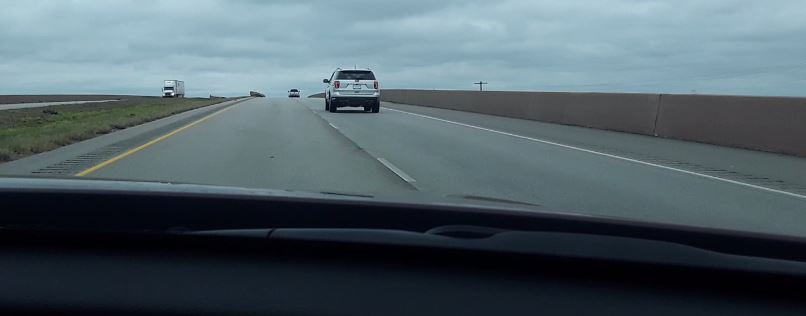
#> input picture src/test_images/mydallas1.JPG, 806 x 316 px, found by its file name; its folder holds 4 pictures in this run
$ jupyter execute --allow-errors 'Lane Finding .ipynb'
#> lines starting #> are read from the running program, lines starting #| are printed output that depends on the picture; after the words box and inside, x2 and y2 are one past the last pixel; in counts of white or black regions, pixels touching at a corner belong together
[cell 1]
# Import relevant libraries

import matplotlib.pyplot as plt
import matplotlib.image as mpimg
import numpy as np
import cv2
import os

from moviepy.editor import VideoFileClip
# Read in a single image frame

[cell 2]
def preprocessImage(img_frame):
    """ returns a gray scale image filtered with a gaussian"""
    # :: first, convert the image to gray scale
    imggray = cv2.cvtColor(img_frame, cv2.COLOR_BGR2GRAY)
    img_shape = imggray.shape
    # :: apply a gaussian smoothener to remove noise
    imggray_blur = cv2.GaussianBlur(imggray,(kernel_size,kernel_size),0)

    return imggray_blur

def createROIMask(mask_shape,mask_threshold_color = 255):
    """ returns a mask image where only the pixels within the region
        of interest is sest to mask_threshold_color"""
    # specify the ROI polygon and set all pixels in that region to 255.
    p1 = (902,537)
    p2 = (533, 326)
    p3 = (434, 326)
    p4 = (131,537)

    mask = np.zeros(mask_shape).astype(np.int32)
    vertices = np.array([[p1,p2,p3,p4]])
    cv2.fillPoly(mask, vertices, mask_threshold_color)

    # display the ROI polygon on the original image
    roi_on_original_image = np.copy(img_frame2)
    cv2.polylines(roi_on_original_image,vertices,True,(255,0,0),2)

    return mask

def detectLaneLines(imggray_blur):
    """ returns a list of lines that lie on car lanes """
    # :: apply canny edge detection to detect edges
    img_shape = imggray_blur.shape
    edges = cv2.Canny(imggray_blur,low_threshold,high_threshold)
    # :: create mask to filter out unwanted edges
    mask = createROIMask(img_shape,255)
    print(" edges size = ",edges.shape)
    print("mask size = ",mask.shape)
    print("max edges", edges.max())
    print(edges.min())
    print(mask.max())
    print(mask.min())
    masked_edges = np.bitwise_and(edges,mask)

    # perform hough transform to detect lines, and draw the lines
    lines = cv2.HoughLinesP(masked_edges, rho, theta, vote_threshold,
                            min_line_length, max_line_gap)

    lane_lines = [l[0] for l in lines]
    #:: create a 3-channel form of edges
    color_edges = np.dstack((edges,edges,edges))
    # create a color binary image to combine with line_image
    if DEBUG_ON:
        line_image = annotateImage(np.zeros_like(color_edges), lane_lines,(255,0,0))
        line_edges = cv2.addWeighted(color_edges,0.8,line_image,1,0)
        plt.figure()
        plt.imshow(line_edges)


    return lane_lines, color_edges

# [83 lines left out: functions splitLaneLinesIntoRightAndLeft, interpolateLaneLines, extendLaneLines, reformatAsCoordinates, reformatAsLineSegments, annotateImage, not called in this run]


def markLanes(image, lane_color):
    """ returns an image where the lanes are marked with lane_color """
    #:: preprocess image into a sutable form
    imggray_blur = preprocessImage(image)
    img_shape = imggray_blur.shape
    #:: detect lane lines
    lane_lines,color_edges = detectLaneLines(imggray_blur)
    #:: interpolate lines for better joining
    new_lane_lines = interpolateLaneLines(lane_lines,img_shape[1]*0.5,
                                                      img_shape[0]*0.9)

    if DEBUG_ON:
        interp_line_edges = annotateImage(color_edges,
                                          new_lane_lines,(255,0,0))
        plt.figure()
        plt.imshow(interp_line_edges)
        plt.title('Interpolated edges ')
    #:: superimpose the detected lane lines on the image
    annotated_image = annotateImage(image,new_lane_lines,lane_color)
    #:: return the annotated image
    return annotated_image


# ==> specify parameters here
#::kernel size for gaussian blur
kernel_size = 5
#:: canny edge detector parameters
low_threshold = 30
high_threshold = 100
#:: hough line transform parameters
rho = 1               #
theta = np.pi / 180
vote_threshold = 1
min_line_length = 6
max_line_gap = 5
#::
mask_threshold_color = 255
#::
DEBUG_ON = 1

#=>

# Read in a single image frame and convert to gray scale
test_img_dir = '.\\test_images\\'
all_img  = [os.path.join(test_img_dir,filename)
              for filename in os.listdir(test_img_dir) ]

img_frame2 = mpimg.imread(all_img[3])
#> img_frame2 is the input picture: shape (316, 806, 3); mean R, G, B 80.4, 96.3, 103.9

#> (the rest of this cell did not finish here and is left out)

#> in preprocessImage, `imggray = cv2.cvtColor(img_frame, cv2.COLOR_BGR2GRAY)`:
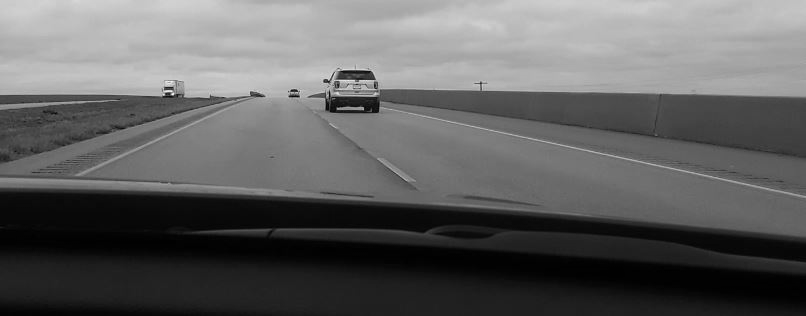
#> imggray: shape (316, 806); min 0, max 251, mean 96.7
#> in detectLaneLines, `edges = cv2.Canny(imggray_blur,low_threshold,high_threshold)`:
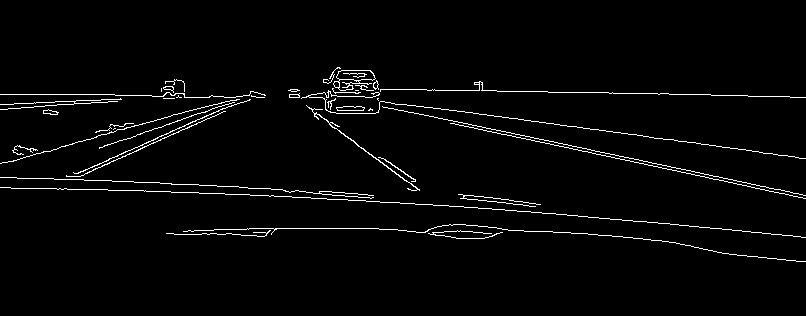
#> edges: shape (316, 806); 2.6% white in thin lines or dots, all inside (x1, y1, x2, y2) = (0, 67, 806, 262)
#> in createROIMask, `cv2.fillPoly(mask, vertices, mask_threshold_color)`: mask: shape (316, 806) int32; every value is 0
#|  edges size =  (316, 806)
#| mask size =  (316, 806)
#| max edges 255
#| 0
#| 0
#| 0

plt.figure()
plt.imshow(annotated_img2)
